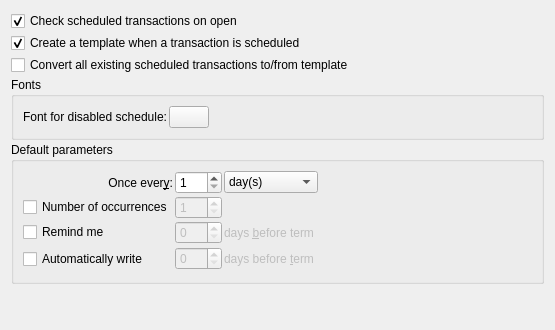
<?xml version="1.0" encoding="UTF-8"?>
<ui version="4.0">
 <author>
SPDX-FileCopyrightText: 2024 S. MANKOWSKI stephane@mankowski.fr
SPDX-FileCopyrightText: 2024 G. DE BURE support@mankowski.fr
SPDX-License-Identifier: GPL-3.0-or-later
 </author>      
 <class>skgscheduledplugin_pref</class>
 <widget class="QWidget" name="skgscheduledplugin_pref">
  <property name="geometry">
   <rect>
    <x>0</x>
    <y>0</y>
    <width>555</width>
    <height>330</height>
   </rect>
  </property>
  <layout class="QVBoxLayout" name="verticalLayout">
   <property name="spacing">
    <number>2</number>
   </property>
   <item>
    <widget class="QCheckBox" name="kcfg_check_on_open">
     <property name="toolTip">
      <string>If checked, Skrooge will insert relevant occurrences when starting.</string>
     </property>
     <property name="text">
      <string>Check scheduled transactions on open</string>
     </property>
     <property name="checked">
      <bool>true</bool>
     </property>
    </widget>
   </item>
   <item>
    <widget class="QCheckBox" name="kcfg_create_template">
     <property name="text">
      <string>Create a template when a transaction is scheduled</string>
     </property>
     <property name="checked">
      <bool>true</bool>
     </property>
    </widget>
   </item>
   <item>
    <widget class="QCheckBox" name="kcfg_convert_to_from_template">
     <property name="text">
      <string>Convert all existing scheduled transactions to/from template</string>
     </property>
    </widget>
   </item>
   <item>
    <widget class="QGroupBox" name="fontBox">
     <property name="title">
      <string>Fonts</string>
     </property>
     <layout class="QGridLayout" name="gridLayout_2">
      <property name="spacing">
       <number>2</number>
      </property>
      <item row="0" column="0" colspan="2">
       <widget class="QLabel" name="fontdisable">
        <property name="text">
         <string>Font for disabled schedule:</string>
        </property>
        <property name="alignment">
         <set>Qt::AlignRight|Qt::AlignTrailing|Qt::AlignVCenter</set>
        </property>
       </widget>
      </item>
      <item row="0" column="2">
       <widget class="KColorButton" name="kcfg_fontDisabledColor">
        <property name="color" stdset="0">
         <color>
          <red>195</red>
          <green>195</green>
          <blue>195</blue>
         </color>
        </property>
        <property name="defaultColor" stdset="0">
         <color>
          <red>195</red>
          <green>195</green>
          <blue>195</blue>
         </color>
        </property>
       </widget>
      </item>
      <item row="0" column="3">
       <spacer name="horizontalSpacer">
        <property name="orientation">
         <enum>Qt::Horizontal</enum>
        </property>
        <property name="sizeHint" stdset="0">
         <size>
          <width>40</width>
          <height>20</height>
         </size>
        </property>
       </spacer>
      </item>
     </layout>
    </widget>
   </item>
   <item>
    <widget class="QGroupBox" name="groupBox">
     <property name="title">
      <string>Default parameters</string>
     </property>
     <layout class="QGridLayout" name="gridLayout">
      <property name="spacing">
       <number>2</number>
      </property>
      <item row="0" column="0">
       <widget class="QLabel" name="label_2">
        <property name="text">
         <string>Once ever&amp;y:</string>
        </property>
        <property name="alignment">
         <set>Qt::AlignRight|Qt::AlignTrailing|Qt::AlignVCenter</set>
        </property>
        <property name="buddy">
         <cstring>kcfg_once_every</cstring>
        </property>
       </widget>
      </item>
      <item row="0" column="1" colspan="3">
       <widget class="QSpinBox" name="kcfg_once_every">
        <property name="minimum">
         <number>1</number>
        </property>
       </widget>
      </item>
      <item row="0" column="4" colspan="3">
       <widget class="KComboBox" name="kcfg_once_every_unit">
        <item>
         <property name="text">
          <string>day(s)</string>
         </property>
        </item>
        <item>
         <property name="text">
          <string>week(s)</string>
         </property>
        </item>
        <item>
         <property name="text">
          <string>month(s)</string>
         </property>
        </item>
        <item>
         <property name="text">
          <string>year(s)</string>
         </property>
        </item>
        <item>
         <property name="text">
          <string/>
         </property>
        </item>
       </widget>
      </item>
      <item row="4" column="0">
       <widget class="QCheckBox" name="kcfg_remind_me">
        <property name="text">
         <string>Remind me</string>
        </property>
       </widget>
      </item>
      <item row="4" column="1" colspan="3">
       <widget class="QSpinBox" name="kcfg_remind_me_days">
        <property name="enabled">
         <bool>false</bool>
        </property>
        <property name="minimum">
         <number>0</number>
        </property>
       </widget>
      </item>
      <item row="4" column="4">
       <widget class="QLabel" name="label_3">
        <property name="enabled">
         <bool>false</bool>
        </property>
        <property name="text">
         <string>days &amp;before term</string>
        </property>
        <property name="buddy">
         <cstring>kcfg_remind_me_days</cstring>
        </property>
       </widget>
      </item>
      <item row="5" column="0">
       <widget class="QCheckBox" name="kcfg_auto_write">
        <property name="text">
         <string>Automatically write</string>
        </property>
       </widget>
      </item>
      <item row="5" column="1" colspan="3">
       <widget class="QSpinBox" name="kcfg_auto_write_days">
        <property name="enabled">
         <bool>false</bool>
        </property>
        <property name="minimum">
         <number>0</number>
        </property>
       </widget>
      </item>
      <item row="5" column="9">
       <spacer name="horizontalSpacer_4">
        <property name="orientation">
         <enum>Qt::Horizontal</enum>
        </property>
        <property name="sizeHint" stdset="0">
         <size>
          <width>252</width>
          <height>26</height>
         </size>
        </property>
       </spacer>
      </item>
      <item row="1" column="1" colspan="3">
       <widget class="QSpinBox" name="kcfg_nb_times_val">
        <property name="enabled">
         <bool>false</bool>
        </property>
        <property name="minimum">
         <number>1</number>
        </property>
        <property name="maximum">
         <number>999</number>
        </property>
       </widget>
      </item>
      <item row="1" column="0">
       <widget class="QCheckBox" name="kcfg_nb_times">
        <property name="text">
         <string>Number of occurrences</string>
        </property>
       </widget>
      </item>
      <item row="5" column="4">
       <widget class="QLabel" name="label_4">
        <property name="enabled">
         <bool>false</bool>
        </property>
        <property name="text">
         <string>days before &amp;term</string>
        </property>
        <property name="buddy">
         <cstring>kcfg_auto_write_days</cstring>
        </property>
       </widget>
      </item>
     </layout>
    </widget>
   </item>
   <item>
    <spacer name="verticalSpacer">
     <property name="orientation">
      <enum>Qt::Vertical</enum>
     </property>
     <property name="sizeHint" stdset="0">
      <size>
       <width>20</width>
       <height>126</height>
      </size>
     </property>
    </spacer>
   </item>
  </layout>
 </widget>
 <customwidgets>
  <customwidget>
   <class>KComboBox</class>
   <extends>QComboBox</extends>
   <header>kcombobox.h</header>
  </customwidget>
  <customwidget>
   <class>KColorButton</class>
   <extends>QPushButton</extends>
   <header>kcolorbutton.h</header>
  </customwidget>
 </customwidgets>
 <tabstops>
  <tabstop>kcfg_check_on_open</tabstop>
  <tabstop>kcfg_create_template</tabstop>
  <tabstop>kcfg_convert_to_from_template</tabstop>
  <tabstop>kcfg_fontDisabledColor</tabstop>
  <tabstop>kcfg_once_every</tabstop>
  <tabstop>kcfg_once_every_unit</tabstop>
  <tabstop>kcfg_nb_times</tabstop>
  <tabstop>kcfg_nb_times_val</tabstop>
  <tabstop>kcfg_remind_me</tabstop>
  <tabstop>kcfg_remind_me_days</tabstop>
  <tabstop>kcfg_auto_write</tabstop>
  <tabstop>kcfg_auto_write_days</tabstop>
 </tabstops>
 <resources/>
 <connections/>
</ui>
